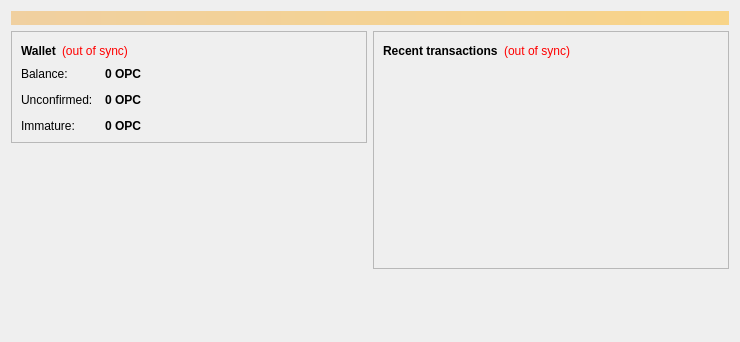
<?xml version="1.0" encoding="UTF-8"?>
<ui version="4.0">
 <class>OverviewPage</class>
 <widget class="QWidget" name="OverviewPage">
  <property name="geometry">
   <rect>
    <x>0</x>
    <y>0</y>
    <width>740</width>
    <height>342</height>
   </rect>
  </property>
  <property name="windowTitle">
   <string>Form</string>
  </property>
  <layout class="QVBoxLayout" name="topLayout">
   <item>
    <widget class="QLabel" name="labelAlerts">
     <property name="visible">
      <bool>false</bool>
     </property>
     <property name="styleSheet">
      <string notr="true">background-color: qlineargradient(x1: 0, y1: 0, x2: 1, y2: 0, stop:0 #F0D0A0, stop:1 #F8D488); color:#000000;</string>
     </property>
     <property name="wordWrap">
      <bool>true</bool>
     </property>
     <property name="margin">
      <number>3</number>
     </property>
    </widget>
   </item>
   <item>
    <layout class="QHBoxLayout" name="horizontalLayout" stretch="1,1">
     <item>
      <layout class="QVBoxLayout" name="verticalLayout_2">
       <item>
        <widget class="QFrame" name="frame">
         <property name="frameShape">
          <enum>QFrame::StyledPanel</enum>
         </property>
         <property name="frameShadow">
          <enum>QFrame::Raised</enum>
         </property>
         <layout class="QVBoxLayout" name="verticalLayout_4">
          <item>
           <layout class="QHBoxLayout" name="horizontalLayout_4">
            <item>
             <widget class="QLabel" name="label_5">
              <property name="font">
               <font>
                <weight>75</weight>
                <bold>true</bold>
               </font>
              </property>
              <property name="text">
               <string>Wallet</string>
              </property>
             </widget>
            </item>
            <item>
             <widget class="QLabel" name="labelWalletStatus">
              <property name="toolTip">
               <string>&lt;html&gt;&lt;head/&gt;&lt;body&gt;&lt;p&gt;The displayed information may be out of date. Your wallet automatically synchronizes with the OPCCoin network after a connection is established, but this process has not completed yet.&lt;/p&gt;&lt;/body&gt;&lt;/html&gt;</string>
              </property>
              <property name="styleSheet">
               <string notr="true">QLabel { color: red; }</string>
              </property>
              <property name="text">
               <string notr="true">(out of sync)</string>
              </property>
              <property name="alignment">
               <set>Qt::AlignLeading|Qt::AlignLeft|Qt::AlignVCenter</set>
              </property>
             </widget>
            </item>
            <item>
             <spacer name="horizontalSpacer_2">
              <property name="orientation">
               <enum>Qt::Horizontal</enum>
              </property>
              <property name="sizeHint" stdset="0">
               <size>
                <width>40</width>
                <height>20</height>
               </size>
              </property>
             </spacer>
            </item>
           </layout>
          </item>
          <item>
           <layout class="QFormLayout" name="formLayout_2">
            <property name="fieldGrowthPolicy">
             <enum>QFormLayout::AllNonFixedFieldsGrow</enum>
            </property>
            <property name="horizontalSpacing">
             <number>12</number>
            </property>
            <property name="verticalSpacing">
             <number>12</number>
            </property>
            <item row="0" column="0">
             <widget class="QLabel" name="label">
              <property name="text">
               <string>Balance:</string>
              </property>
             </widget>
            </item>
            <item row="0" column="1">
             <widget class="QLabel" name="labelBalance">
              <property name="font">
               <font>
                <weight>75</weight>
                <bold>true</bold>
               </font>
              </property>
              <property name="cursor">
               <cursorShape>IBeamCursor</cursorShape>
              </property>
              <property name="toolTip">
               <string>Your current balance</string>
              </property>
              <property name="text">
               <string notr="true">0 OPC</string>
              </property>
              <property name="textInteractionFlags">
               <set>Qt::LinksAccessibleByMouse|Qt::TextSelectableByKeyboard|Qt::TextSelectableByMouse</set>
              </property>
             </widget>
            </item>
            <item row="1" column="0">
             <widget class="QLabel" name="label_3">
              <property name="text">
               <string>Unconfirmed:</string>
              </property>
             </widget>
            </item>
            <item row="1" column="1">
             <widget class="QLabel" name="labelUnconfirmed">
              <property name="font">
               <font>
                <weight>75</weight>
                <bold>true</bold>
               </font>
              </property>
              <property name="cursor">
               <cursorShape>IBeamCursor</cursorShape>
              </property>
              <property name="toolTip">
               <string>Total of transactions that have yet to be confirmed, and do not yet count toward the current balance</string>
              </property>
              <property name="text">
               <string notr="true">0 OPC</string>
              </property>
              <property name="textInteractionFlags">
               <set>Qt::LinksAccessibleByMouse|Qt::TextSelectableByKeyboard|Qt::TextSelectableByMouse</set>
              </property>
             </widget>
            </item>
            <item row="2" column="0">
             <widget class="QLabel" name="labelImmatureText">
              <property name="text">
               <string>Immature:</string>
              </property>
             </widget>
            </item>
            <item row="2" column="1">
             <widget class="QLabel" name="labelImmature">
              <property name="font">
               <font>
                <weight>75</weight>
                <bold>true</bold>
               </font>
              </property>
              <property name="toolTip">
               <string>Mined balance that has not yet matured</string>
              </property>
              <property name="text">
               <string notr="true">0 OPC</string>
              </property>
              <property name="textInteractionFlags">
               <set>Qt::LinksAccessibleByMouse|Qt::TextSelectableByKeyboard|Qt::TextSelectableByMouse</set>
              </property>
             </widget>
            </item>
           </layout>
          </item>
         </layout>
        </widget>
       </item>
       <item>
        <spacer name="verticalSpacer">
         <property name="orientation">
          <enum>Qt::Vertical</enum>
         </property>
         <property name="sizeHint" stdset="0">
          <size>
           <width>20</width>
           <height>40</height>
          </size>
         </property>
        </spacer>
       </item>
       <item>
        <widget class="QLabel" name="label_wallet_bgcoin">
         <property name="text">
          <string/>
         </property>
         <property name="pixmap">
          <pixmap resource="../bitcoin.qrc">:/images/splash</pixmap>
         </property>
         <property name="scaledContents">
          <bool>false</bool>
         </property>
         <property name="alignment">
          <set>Qt::AlignCenter</set>
         </property>
         <property name="margin">
          <number>-2</number>
         </property>
        </widget>
       </item>
      </layout>
     </item>
     <item>
      <layout class="QVBoxLayout" name="verticalLayout_3">
       <item>
        <widget class="QFrame" name="frame_2">
         <property name="frameShape">
          <enum>QFrame::StyledPanel</enum>
         </property>
         <property name="frameShadow">
          <enum>QFrame::Raised</enum>
         </property>
         <layout class="QVBoxLayout" name="verticalLayout">
          <item>
           <layout class="QHBoxLayout" name="horizontalLayout_2">
            <item>
             <widget class="QLabel" name="label_4">
              <property name="text">
               <string>&lt;b&gt;Recent transactions&lt;/b&gt;</string>
              </property>
             </widget>
            </item>
            <item>
             <widget class="QLabel" name="labelTransactionsStatus">
              <property name="toolTip">
               <string>&lt;html&gt;&lt;head/&gt;&lt;body&gt;&lt;p&gt;The displayed information may be out of date. Your wallet automatically synchronizes with the OPCCoin network after a connection is established, but this process has not completed yet.&lt;/p&gt;&lt;/body&gt;&lt;/html&gt;</string>
              </property>
              <property name="styleSheet">
               <string notr="true">QLabel { color: red; }</string>
              </property>
              <property name="text">
               <string notr="true">(out of sync)</string>
              </property>
              <property name="alignment">
               <set>Qt::AlignRight|Qt::AlignTrailing|Qt::AlignVCenter</set>
              </property>
             </widget>
            </item>
            <item>
             <spacer name="horizontalSpacer">
              <property name="orientation">
               <enum>Qt::Horizontal</enum>
              </property>
              <property name="sizeHint" stdset="0">
               <size>
                <width>40</width>
                <height>20</height>
               </size>
              </property>
             </spacer>
            </item>
           </layout>
          </item>
          <item>
           <widget class="QListView" name="listTransactions">
            <property name="styleSheet">
             <string notr="true">QListView { background: transparent; }</string>
            </property>
            <property name="frameShape">
             <enum>QFrame::NoFrame</enum>
            </property>
            <property name="verticalScrollBarPolicy">
             <enum>Qt::ScrollBarAlwaysOff</enum>
            </property>
            <property name="horizontalScrollBarPolicy">
             <enum>Qt::ScrollBarAlwaysOff</enum>
            </property>
            <property name="selectionMode">
             <enum>QAbstractItemView::NoSelection</enum>
            </property>
           </widget>
          </item>
         </layout>
        </widget>
       </item>
       <item>
        <spacer name="verticalSpacer_2">
         <property name="orientation">
          <enum>Qt::Vertical</enum>
         </property>
         <property name="sizeHint" stdset="0">
          <size>
           <width>20</width>
           <height>40</height>
          </size>
         </property>
        </spacer>
       </item>
      </layout>
     </item>
    </layout>
   </item>
  </layout>
 </widget>
 <resources>
  <include location="../bitcoin.qrc"/>
 </resources>
 <connections/>
</ui>
